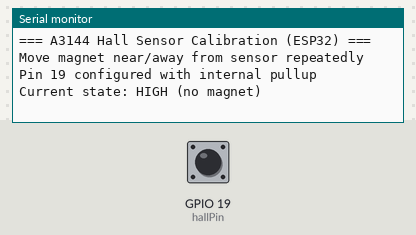
The sketch below on a simulated ESP32. On the bench: the last lines printed to the serial monitor. Inputs (shaded band) come from the test bench; at power-on: GPIO 19 (hallPin) HIGH.

Above: at 1.2 s.
1.3 s: GPIO 19 (hallPin) pulled LOW for 0.15 s
At 1.9 s:
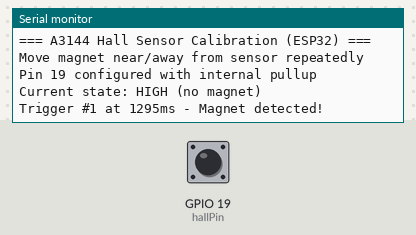
2.9 s: GPIO 19 (hallPin) pulled LOW for 1 s
At 3.8 s:
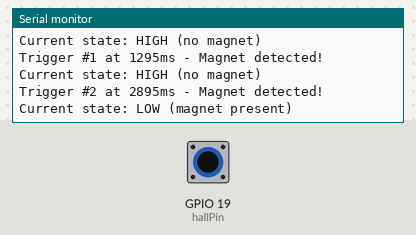
5.4 s: GPIO 19 (hallPin) pulled LOW for 0.15 s
At 5.9 s:
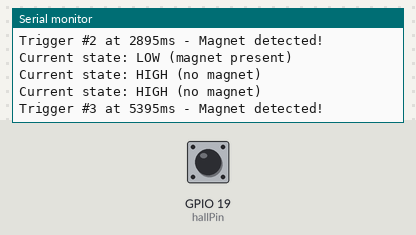

Measured:
- after the input at 1.3 s, the serial monitor: prints a new line at once (image 1)
- after the input at 2.9 s, the serial monitor: prints a new line at once (image 2)
- after the input at 5.4 s, the serial monitor: prints a new line at once (image 3)

The sketch:

calibration_speed_with_counting_Pulse.ino
```cpp
const int hallPin = 19;
volatile int triggerCount = 0;
volatile unsigned long lastTrigger = 0;
unsigned long calibrationTime = 15000; // 15 seconds
unsigned long startTime;
bool lastState = HIGH;

void setup() {
  Serial.begin(115200);
  pinMode(hallPin, INPUT_PULLUP);

  Serial.println("=== A3144 Hall Sensor Calibration (ESP32) ===");
  Serial.println("Move magnet near/away from sensor repeatedly");
  Serial.println("Pin 19 configured with internal pullup");

  startTime = millis();
}

void loop() {
  bool currentState = digitalRead(hallPin);

  // Detect state changes
  if (currentState != lastState) {
    unsigned long currentTime = millis();

    if (currentState == LOW && (currentTime - lastTrigger > 50)) { // 50ms debounce
      triggerCount++;
      lastTrigger = currentTime;

      Serial.print("Trigger #");
      Serial.print(triggerCount);
      Serial.print(" at ");
      Serial.print(currentTime - startTime);
      Serial.println("ms - Magnet detected!");
    }
    lastState = currentState;
  }

  // Show real-time sensor state
  static unsigned long lastPrint = 0;
  if (millis() - lastPrint > 1000) {
    Serial.print("Current state: ");
    Serial.println(currentState ? "HIGH (no magnet)" : "LOW (magnet present)");
    lastPrint = millis();
  }

  // End calibration
  if (millis() - startTime > calibrationTime) {
    Serial.println("\n=== Calibration Results ===");
    Serial.print("Total triggers: ");
    Serial.println(triggerCount);
    Serial.println(triggerCount > 0 ? "✓ Sensor working properly" : "✗ Check connections");
    Serial.println("Calibration complete - ready for speed measurement");

    while(1) delay(1000); // Stop here
  }
}
```
